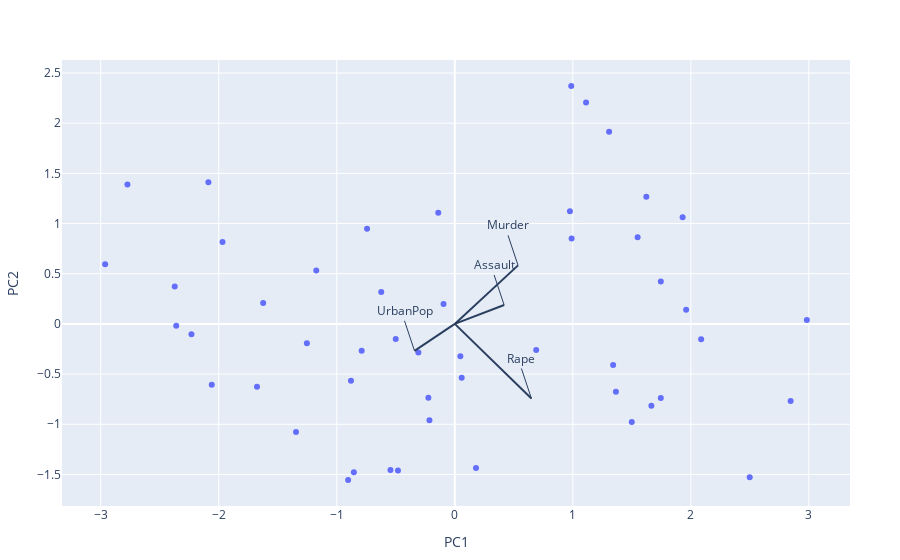

The cell this chart's notebook holds for it:
### Code cell
features = [:Murder, :Assault, :UrbanPop, :Rape]
PlotlyJS.plot(pca_df, x=:PC1, y=:PC2, mode="markers",text=:city,
    Layout(
        shapes=[
            line(x0=0, y0=0, x1=proj[1, i], y1=proj[2, i])
            for i in 1:length(features)
        ],
        annotations=[
            attr(
                x=proj[1, i], y=proj[2, i], text=features[i],
                xanchor="center", yanchor="bottom"
            )
            for i in 1:length(features)
        ]
        )) 
#Hover over the dots to see the corresponding city label

### Figure 1 — Plotly figure (JSON) as saved in the notebook; plotly's stock layout.template omitted (floating-point values rounded to 4 significant figures)
{"data": [{"mode": "markers", "text": ["Alabama", "Alaska", "Arizona", "Arkansas", "California", "Colorado", "Connecticut", "Delaware", "Florida", "Georgia", "Hawaii", "Idaho", "Illinois", "Indiana", "Iowa", "Kansas", "Kentucky", "Louisiana", "Maine", "Maryland", "Massachusetts", "Michigan", "Minnesota", "Mississippi", "Missouri", "Montana", "Nebraska", "Nevada", "New Hampshire", "New Jersey", "New Mexico", "New York", "North Carolina", "North Dakota", "Ohio", "Oklahoma", "Oregon", "Pennsylvania", "Rhode Island", "South Carolina", "South Dakota", "Tennessee", "Texas", "Utah", "Vermont", "Virginia", "Washington", "West Virginia", "Wisconsin", "Wyoming"], "type": "scatter", "x": [0.9757, 1.931, 1.745, -0.14, 2.499, 1.499, -1.345, 0.04723, 2.983, 1.623, -0.9035, -1.623, 1.365, -0.5004, -2.231, -0.7889, -0.7433, 1.549, -2.373, 1.746, -0.4813, 2.087, -1.676, 0.9865, 0.6898, -1.174, -1.253, 2.846, -2.36, 0.1797, 1.96, 1.666, 1.112, -2.962, -0.2237, -0.3086, 0.05853, -0.8795, -0.8551, 1.307, -1.968, 0.9897, 1.342, -0.545, -2.773, -0.09537, -0.2147, -2.087, -2.059, -0.6231], "xaxis": "x", "y": [1.122, 1.062, -0.7385, 1.109, -1.527, -0.9776, -1.078, -0.3221, 0.03883, 1.266, -1.555, 0.2089, -0.675, -0.15, -0.103, -0.2674, 0.9488, 0.8623, 0.3726, 0.4234, -1.46, -0.1538, -0.6259, 2.37, -0.2607, 0.5315, -0.192, -0.7678, -0.0179, -1.435, 0.1414, -0.8149, 2.206, 0.5931, -0.7348, -0.285, -0.536, -0.5654, -1.477, 1.914, 0.8151, 0.8516, -0.4083, -1.457, 1.388, 0.1977, -0.9604, 1.411, -0.6051, 0.3178], "yaxis": "y"}], "layout": {"annotations": [{"text": "Murder", "x": 0.5359, "xanchor": "center", "y": 0.5832, "yanchor": "bottom"}, {"text": "Assault", "x": 0.4182, "xanchor": "center", "y": 0.188, "yanchor": "bottom"}, {"text": "UrbanPop", "x": -0.3412, "xanchor": "center", "y": -0.2681, "yanchor": "bottom"}, {"text": "Rape", "x": 0.6492, "xanchor": "center", "y": -0.7434, "yanchor": "bottom"}], "legend": {"tracegroupgap": 0}, "margin": {"b": 50, "l": 50, "r": 50, "t": 60}, "shapes": [{"type": "line", "x0": 0, "x1": 0.5359, "y0": 0, "y1": 0.5832}, {"type": "line", "x0": 0, "x1": 0.4182, "y0": 0, "y1": 0.188}, {"type": "line", "x0": 0, "x1": -0.3412, "y0": 0, "y1": -0.2681}, {"type": "line", "x0": 0, "x1": 0.6492, "y0": 0, "y1": -0.7434}], "xaxis": {"title": {"text": "PC1"}}, "yaxis": {"title": {"text": "PC2"}}}}
